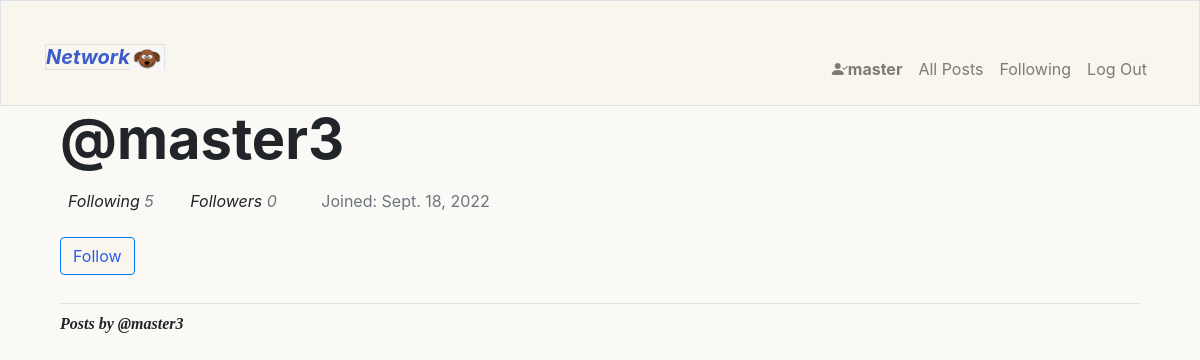
/profile/4 (signed in), run on an earlier commit of the app's database.
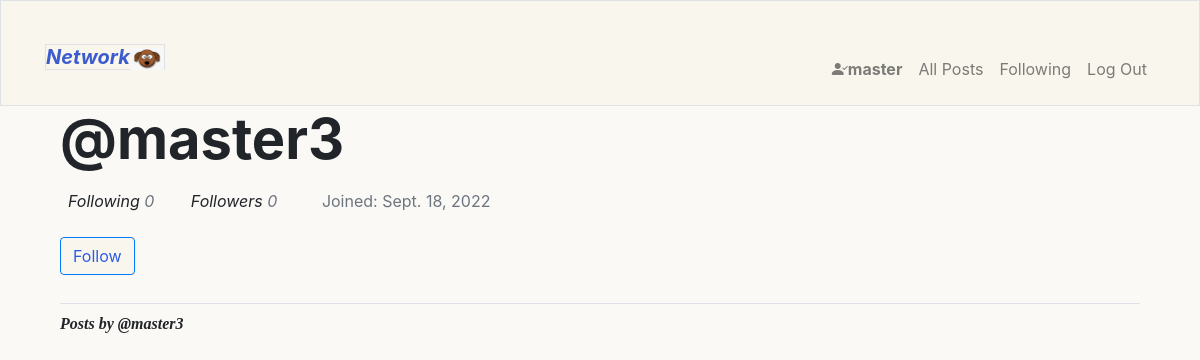
And on a later commit of the database.
### network/models.py (models this page shows, shortened)
class User(AbstractUser):
    followers_number = models.IntegerField(default=0)
    following_number = models.IntegerField(default=0)
    joined = models.DateField(auto_now=True)

### network/views.py (the view, shortened to what this page needs)
# urls.py: path("profile/<int:id>",views.profile,name="profile"),
@login_required
def profile(request,id):
    if not  request.user.is_authenticated:
        return render(request,"network/login.html",{
            "error":"Session expired ,Login again"
        })
    try:
        user_p = User.objects.get(pk=id)
        user_post = Post.objects.filter(user=user_p).order_by("-created")
        return render(request,"network/profile.html",{
        "user_post":user_post,
        "user_profile" : user_p
    })
    except User.DoesNotExist:
        return HttpResponse("error, user not found")

### network/templates/network/profile.html (shortened to what this page needs)
{% extends 'network/layout.html' %}
{% block body %}
<div class="container ">
    <div class="border-bottom pb-2">
        <p class=""><span class= "display-4 font-weight-bolder">@{{user_profile.username}}</span> </p>
        <span class="mx-2 font-italic">Following <span class="text-muted">{{user_profile.user_following.count}}</span></span>
        <span class="mx-4 font-italic">Followers <span class="text-muted followers">{{user_profile.user_followers.count}}</span></span>
         <span class="mx-3 text-muted">Joined: {{user.joined}}</span>
         {% if   user != user_profile  and user.is_authenticated%}
            <div class="mt-4">
                <span> <button class=" unfollowed btn btn-outline-primary " id="follow_unfollow" data-id = "{{user_profile.id}}">Follow</button> </span>
            </div>
            <p class="profile-error font-italic pt-1 text-danger"></p>
         {% endif %}
    </div>
    <div class = "mt-2 posts">
        <p class=""><strong class= "display-5 font-italic fw-bolder">Posts by @{{user_profile.username}}</strong> </p>
    </div>
</div>
{% endblock body %}

What changed in the data, as far as the page shows it:
changed User "master3": user_following.count "5" → "0"
